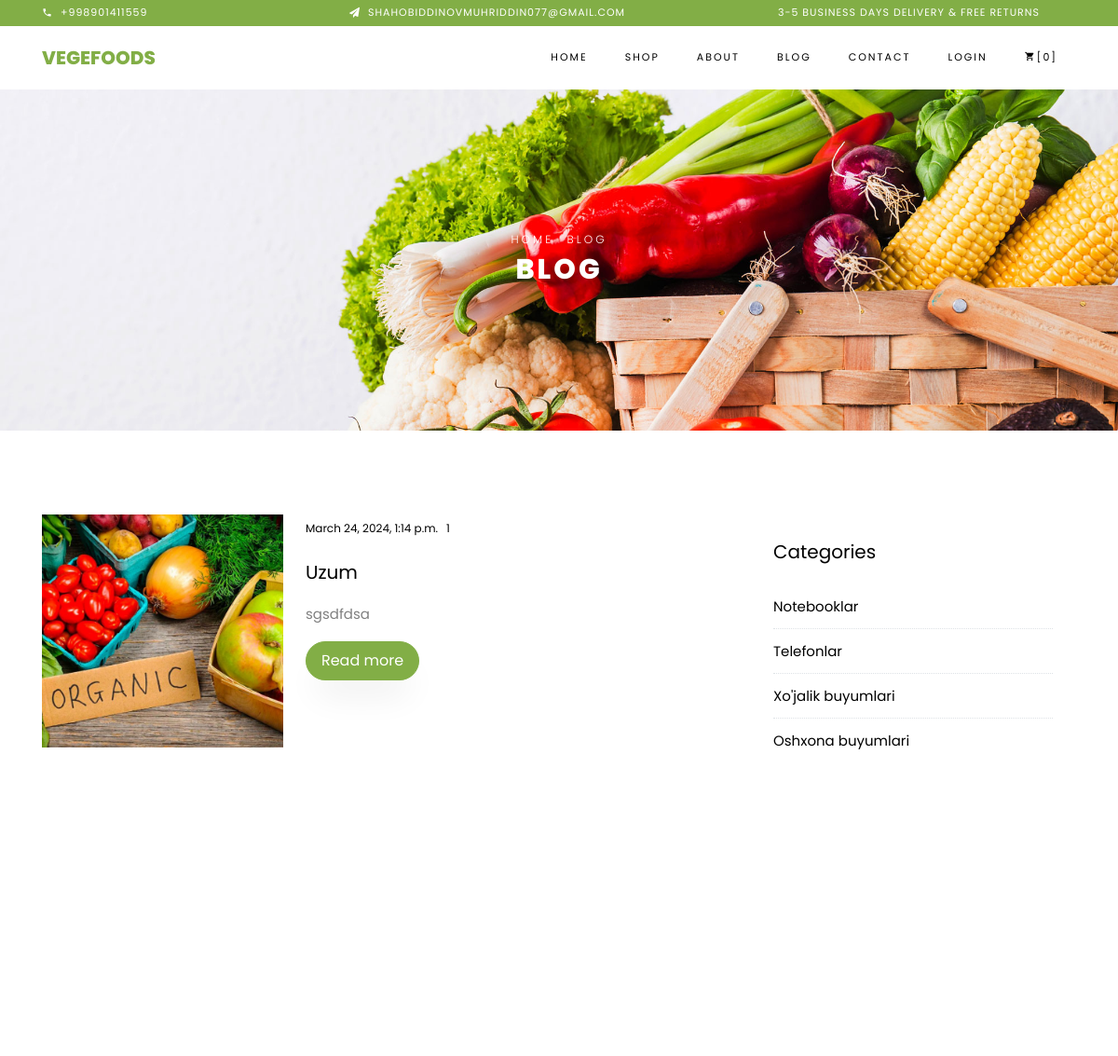
Before: /blog/ (upper part) with the older database file.
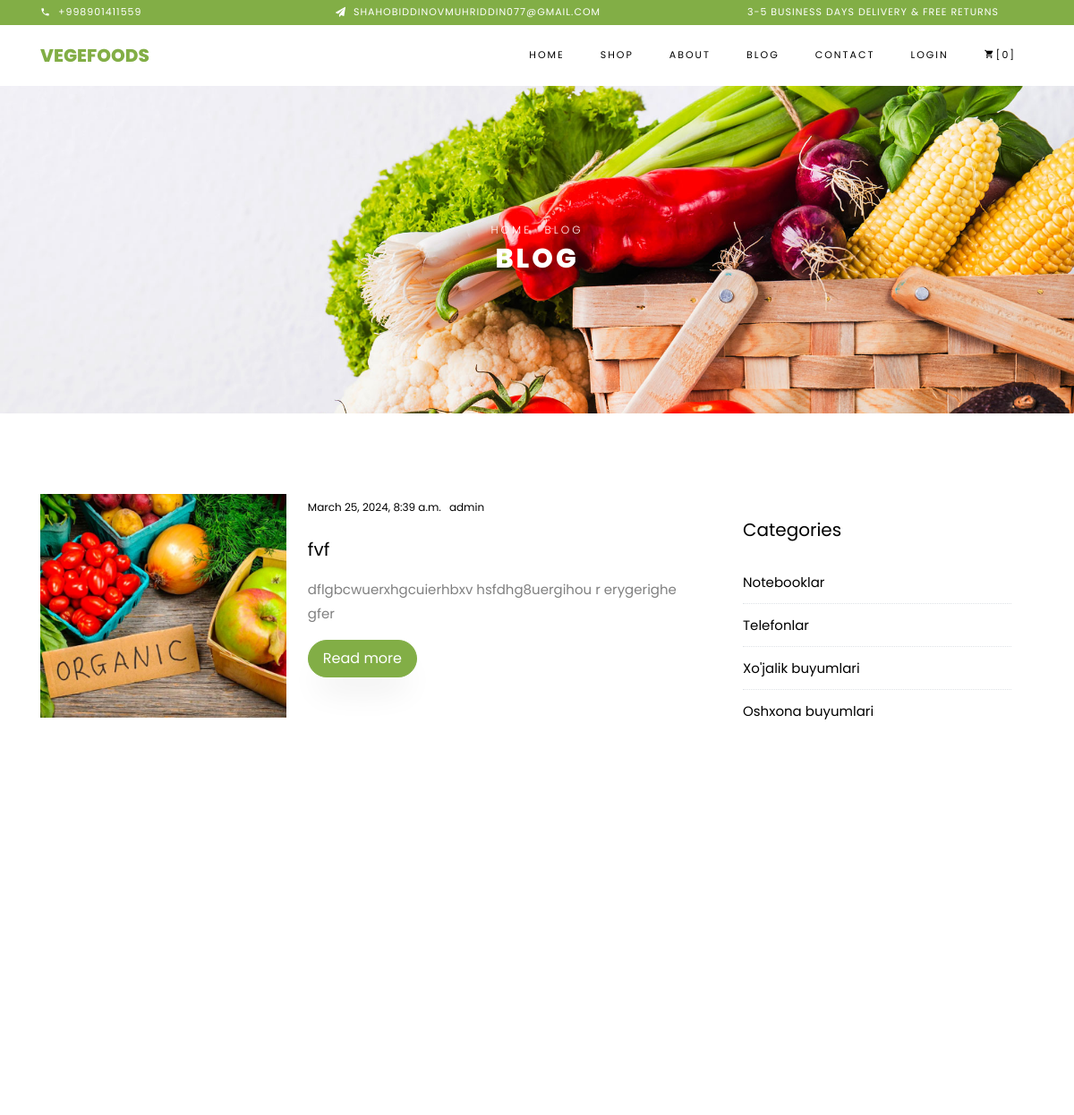
After: the same page with the newer database file.
### main/models.py (models this page shows, shortened)
class Blog(models.Model):
    user = models.ForeignKey(to=User, on_delete=models.CASCADE)
    title = models.CharField(max_length=150)
    text = models.TextField()
    text2 = models.TextField()
    image = models.ImageField(upload_to='blog_images/', null=True, blank=True)
    tag = models.ManyToManyField(to=Tag, blank=True)
    created_at = models.DateTimeField(auto_now=True)

class User(AbstractUser):
    phone_number = models.CharField(max_length=20, null=True, blank=True)
    mobile_number = models.CharField(max_length=20, null=True, blank=True)
    address = models.CharField(max_length=255)
    class Meta:
        swappable = 'AUTH_USER_MODEL'
        verbose_name = 'User'
        verbose_name_plural = 'Users'
    def __str__(self):
        return self.username

class Category(models.Model):
    images = models.ImageField(upload_to='category_images')
    name = models.CharField(max_length=100)

### main/views.py (the view)
# urls.py: path('blog/',blog_view , name='blog_url'),
def blog_view(request):
    if request.user.is_authenticated:
        user = request.user
        basket = Basket.objects.filter(user_id=user.id).count()
    else:
        basket = 0
    context = {
        'blog':Blog.objects.all().order_by('-id')[:4],
        'category':Category.objects.all().order_by('-id')[:4],
        'tag':Tag.objects.all().order_by('-id')[:7],
        'basket': basket,
        'contact': Info.objects.last()
    }
    return render(request,'blog.html', context)

### template/blog.html (shortened to what this page needs)
{% extends 'base.html' %}
{% block content %}
{% load static %}
    <div class="hero-wrap hero-bread" style="background-image: url({% static 'images/bg_1.jpg' %})">
      <div class="container">
        <div class="row no-gutters slider-text align-items-center justify-content-center">
          <div class="col-md-9 ftco-animate text-center">
          	<p class="breadcrumbs"><span class="mr-2"><a href="{% url 'index_url' %}">Home</a></span> <span>Blog</span></p>
            <h1 class="mb-0 bread">Blog</h1>
          </div>
        </div>
      </div>
    </div>
    <section class="ftco-section ftco-degree-bg">
      <div class="container">
        <div class="row">
          <div class="col-lg-8 ftco-animate">
			  <div class="row">
				  {% for i in blog %}
				  <div class="col-md-12 d-flex ftco-animate">
		            <div class="blog-entry align-self-stretch d-md-flex">
		              <a href="{% url 'blog_single_url' i.pk %}" class="block-20" style="background-image: url('{{ i.image.url }}');">
		              </a>
		              <div class="text d-block pl-md-4">
		              	<div class="meta mb-3">
		                  <div><a href="{% url 'blog_single_url' i.pk %}">{{ i.created_at }}</a></div>
		                  <div><a href="{% url 'blog_single_url' i.pk %}">{{ i.user }}</a></div>
		                </div>
		                <h3 class="heading"><a href="{% url 'blog_single_url' i.pk %}">{{ i.title }}</a></h3>
		                <p>{{ i.text }}</p>
		                <p><a href="{% url 'blog_single_url' i.pk %}" class="btn btn-primary py-2 px-3">Read more</a></p>
		              </div>
		            </div>
		          </div>
		          {% endfor %}
						</div>
          </div>
          <div class="col-lg-4 sidebar ftco-animate">
            <div class="sidebar-box ftco-animate">
                <h3 class="heading">Categories</h3>
              <ul class="categories">
                  {% for i in category %}
                <li><a href="/shop/?category={{i.name}}">{{ i.name }} </a></li>
                  {% endfor %}
              </ul>
            </div>
          </div>
        </div>
      </div>
    </section>
{% endblock %}

Changed rows visible on the page:
no longer on this page (row edited): Blog: image (picture), created_at "March 24, 2024, 1:14 p.m.", user "1", title "Uzum", text "sgsdfdsa"
added Blog: image (picture), created_at "March 25, 2024, 8:39 a.m.", user "admin", title "fvf", text "dflgbcwuerxhgcuierhbxv hsfdhg8uergihou r erygerighe gfer"
